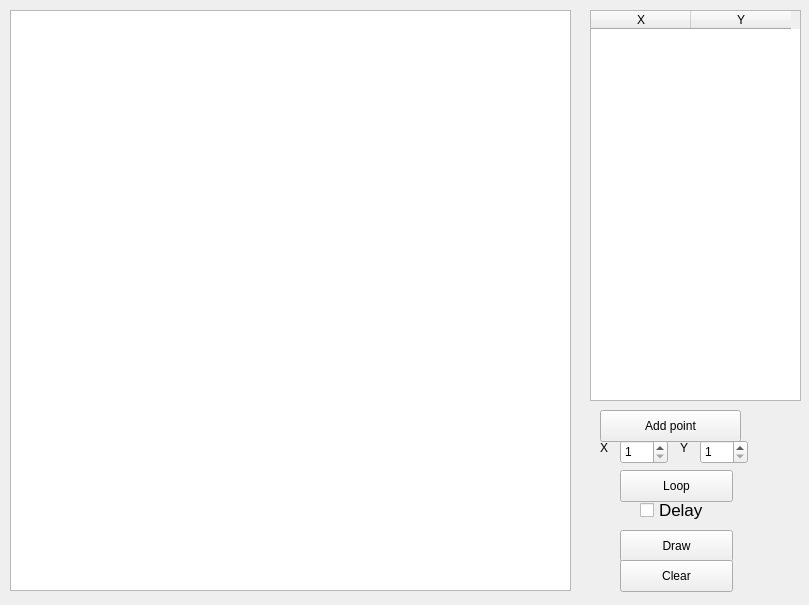
<?xml version="1.0" encoding="UTF-8"?>
<ui version="4.0">
 <class>MainWindow</class>
 <widget class="QMainWindow" name="MainWindow">
  <property name="geometry">
   <rect>
    <x>0</x>
    <y>0</y>
    <width>809</width>
    <height>605</height>
   </rect>
  </property>
  <property name="windowTitle">
   <string>Lab_5</string>
  </property>
  <widget class="QWidget" name="centralwidget">
   <widget class="QGraphicsView" name="view">
    <property name="geometry">
     <rect>
      <x>10</x>
      <y>10</y>
      <width>561</width>
      <height>581</height>
     </rect>
    </property>
   </widget>
   <widget class="QTableWidget" name="table">
    <property name="geometry">
     <rect>
      <x>590</x>
      <y>10</y>
      <width>211</width>
      <height>391</height>
     </rect>
    </property>
    <column>
     <property name="text">
      <string>X</string>
     </property>
    </column>
    <column>
     <property name="text">
      <string>Y</string>
     </property>
    </column>
   </widget>
   <widget class="QPushButton" name="paint">
    <property name="geometry">
     <rect>
      <x>620</x>
      <y>530</y>
      <width>113</width>
      <height>32</height>
     </rect>
    </property>
    <property name="text">
     <string>Draw</string>
    </property>
   </widget>
   <widget class="QPushButton" name="lock">
    <property name="geometry">
     <rect>
      <x>620</x>
      <y>470</y>
      <width>113</width>
      <height>32</height>
     </rect>
    </property>
    <property name="text">
     <string>Loop</string>
    </property>
   </widget>
   <widget class="QPushButton" name="erase">
    <property name="geometry">
     <rect>
      <x>620</x>
      <y>560</y>
      <width>113</width>
      <height>32</height>
     </rect>
    </property>
    <property name="text">
     <string>Clear</string>
    </property>
   </widget>
   <widget class="QCheckBox" name="delay">
    <property name="geometry">
     <rect>
      <x>640</x>
      <y>500</y>
      <width>71</width>
      <height>20</height>
     </rect>
    </property>
    <property name="font">
     <font>
      <pointsize>13</pointsize>
     </font>
    </property>
    <property name="text">
     <string>Delay</string>
    </property>
   </widget>
   <widget class="QPushButton" name="addpoint">
    <property name="geometry">
     <rect>
      <x>600</x>
      <y>410</y>
      <width>141</width>
      <height>32</height>
     </rect>
    </property>
    <property name="text">
     <string>Add point</string>
    </property>
   </widget>
   <widget class="QSpinBox" name="x">
    <property name="geometry">
     <rect>
      <x>620</x>
      <y>440</y>
      <width>48</width>
      <height>24</height>
     </rect>
    </property>
    <property name="minimum">
     <number>1</number>
    </property>
    <property name="maximum">
     <number>561</number>
    </property>
   </widget>
   <widget class="QSpinBox" name="y">
    <property name="geometry">
     <rect>
      <x>700</x>
      <y>440</y>
      <width>48</width>
      <height>24</height>
     </rect>
    </property>
    <property name="minimum">
     <number>1</number>
    </property>
    <property name="maximum">
     <number>581</number>
    </property>
   </widget>
   <widget class="QLabel" name="label">
    <property name="geometry">
     <rect>
      <x>600</x>
      <y>440</y>
      <width>16</width>
      <height>16</height>
     </rect>
    </property>
    <property name="text">
     <string>X</string>
    </property>
   </widget>
   <widget class="QLabel" name="label_2">
    <property name="geometry">
     <rect>
      <x>680</x>
      <y>440</y>
      <width>16</width>
      <height>16</height>
     </rect>
    </property>
    <property name="text">
     <string>Y</string>
    </property>
   </widget>
  </widget>
 </widget>
 <resources/>
 <connections/>
</ui>
